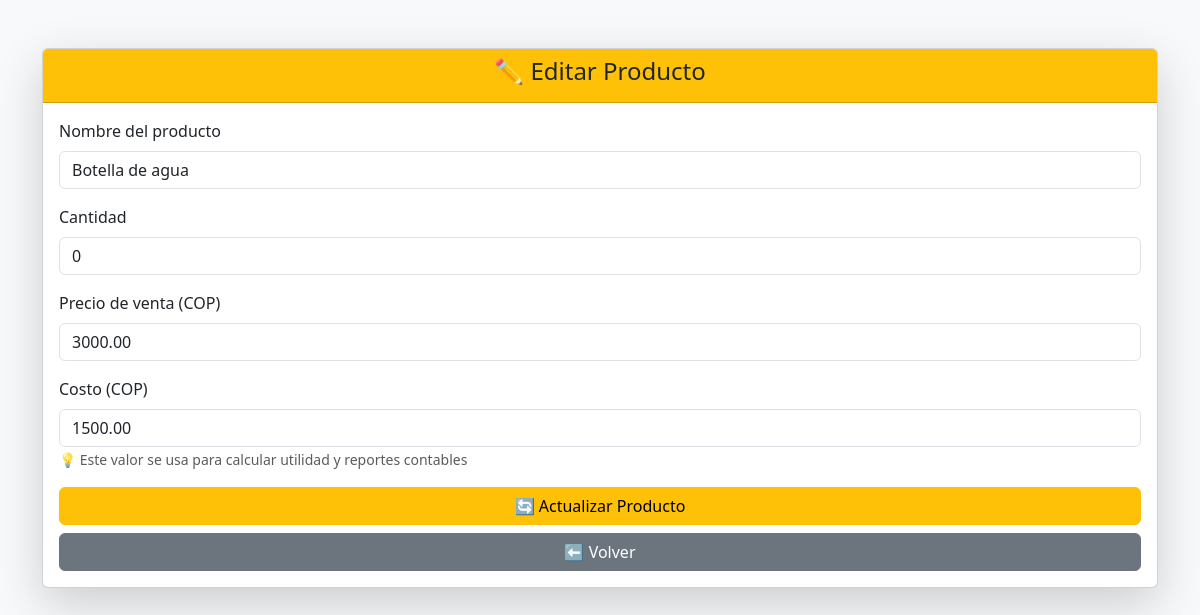
Page /sistema_financiero/modules/inventario/editar.php?id=1 on the committed database.
### tables this page shows
CREATE TABLE `inventario` (
  `id` int(11) NOT NULL,
  `producto` varchar(100) DEFAULT NULL,
  `cantidad` int(11) DEFAULT NULL,
  `precio` decimal(10,2) DEFAULT NULL,
  `estado` tinyint(4) DEFAULT 1,
  `costo` decimal(10,2) NOT NULL DEFAULT 0.00
);

### sistema_financiero/modules/inventario/editar.php (the view, shortened to what this page needs)
<?php
include($_SERVER['DOCUMENT_ROOT']."/sistema_financiero/config/conexion.php");
$id = $_GET['id'];
$result = $conn->query("SELECT * FROM inventario WHERE id=$id");
$producto = $result->fetch_assoc();
?>
<!DOCTYPE html>
<html lang="es">
<head>
    <link href="https://cdn.jsdelivr.net/npm/bootstrap@5.3.0/dist/css/bootstrap.min.css" rel="stylesheet">
</head>
<body class="bg-light">
<div class="container mt-5">
    <div class="card shadow-lg">
        <div class="card-header bg-warning text-dark text-center">
            <h4>✏️ Editar Producto</h4>
        </div>
        <div class="card-body">
            <form method="POST">
                <div class="mb-3">
                    <label class="form-label">Nombre del producto</label>
                    <input
                        type="text"
                        name="producto"
                        class="form-control"
                        value="<?php echo $producto['producto']; ?>"
                        required
                    >
                </div>
                <div class="mb-3">
                    <label class="form-label">Cantidad</label>
                    <input
                        type="number"
                        name="cantidad"
                        class="form-control"
                        value="<?php echo $producto['cantidad']; ?>"
                        required
                    >
                </div>
                <div class="mb-3">
                    <label class="form-label">Precio de venta (COP)</label>
                    <input
                        type="number"
                        step="0.01"
                        name="precio"
                        class="form-control"
                        value="<?php echo $producto['precio']; ?>"
                        required
                    >
                </div>
                <div class="mb-3">
                    <label class="form-label">Costo (COP)</label>
                    <input
                        type="number"
                        step="0.01"
                        name="costo"
                        class="form-control"
                        value="<?php echo $producto['costo'] ?? 0; ?>"
                        required
                    >
                    <small class="text-muted">
                        💡 Este valor se usa para calcular utilidad y reportes contables
                    </small>
                </div>
                <div class="d-grid gap-2">
                    <button type="submit" name="actualizar" class="btn btn-warning">
                        🔄 Actualizar Producto
                    </button>
                    <a href="index.php" class="btn btn-secondary">
                        ⬅️ Volver
                    </a>
                </div>
            </form>
        </div>
    </div>
</div>
</body>
</html>

### rows in the picture
inventario: producto "Botella de agua", cantidad "0", precio "3000.00", costo "1500.00"
